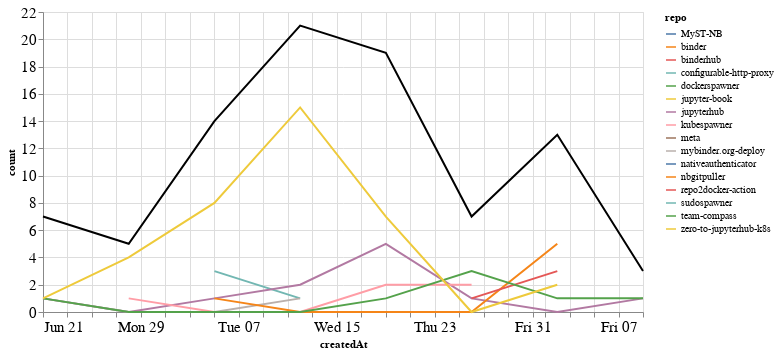

The notebook cell saved with this chart:
### Markdown cell above
## Comments

### Code cell
comments_time = comments.groupby('repo').resample('W', on='createdAt').count()['author'].reset_index()
comments_time = comments_time.rename(columns={'author': 'count'})
comments_time_total = comments_time.groupby('createdAt').agg({"count": "sum"}).reset_index()
ch1 = alt.Chart(comments_time, width=600).mark_line().encode(
    x='createdAt',
    y='count',
    color='repo',
    tooltip="repo"
)

ch2 = alt.Chart(comments_time_total, width=600).mark_line(color="black").encode(
    x='createdAt',
    y='count',
)

ch1 + ch2

### Figure 1 — Vega-Lite specification as saved in the notebook (floating-point values rounded to 4 significant figures)
{"config": {"axisLeft": {"labelFontSize": 15}, "axisBottom": {"labelFontSize": 15}}, "layer": [{"data": {"name": "data-f3108e61b1568e7e07eec33e149fcaa6"}, "mark": "line", "encoding": {"color": {"type": "nominal", "field": "repo"}, "tooltip": {"type": "nominal", "field": "repo"}, "x": {"type": "temporal", "field": "createdAt"}, "y": {"type": "quantitative", "field": "count"}}, "width": 600}, {"data": {"name": "data-14f47b9c999a420ea6efaed6efaf63e3"}, "mark": {"type": "line", "color": "black"}, "encoding": {"x": {"type": "temporal", "field": "createdAt"}, "y": {"type": "quantitative", "field": "count"}}, "width": 600}], "$schema": "https://vega.github.io/schema/vega-lite/v4.8.1.json", "datasets": {"data-f3108e61b1568e7e07eec33e149fcaa6": [{"repo": "MyST-NB", "createdAt": "2020-08-02T00:00:00", "count": 2}, {"repo": "binder", "createdAt": "2020-07-19T00:00:00", "count": 2}, {"repo": "binderhub", "createdAt": "2020-08-09T00:00:00", "count": 1}, {"repo": "configurable-http-proxy", "createdAt": "2020-07-05T00:00:00", "count": 3}, {"repo": "configurable-http-proxy", "createdAt": "2020-07-12T00:00:00", "count": 1}, {"repo": "dockerspawner", "createdAt": "2020-07-05T00:00:00", "count": 1}, {"repo": "jupyter-book", "createdAt": "2020-07-12T00:00:00", "count": 1}, {"repo": "jupyterhub", "createdAt": "2020-06-21T00:00:00", "count": 1}, {"repo": "jupyterhub", "createdAt": "2020-06-28T00:00:00", "count": 0}, {"repo": "jupyterhub", "createdAt": "2020-07-05T00:00:00", "count": 1}, {"repo": "jupyterhub", "createdAt": "2020-07-12T00:00:00", "count": 2}, {"repo": "jupyterhub", "createdAt": "2020-07-19T00:00:00", "count": 5}, {"repo": "jupyterhub", "createdAt": "2020-07-26T00:00:00", "count": 1}, {"repo": "jupyterhub", "createdAt": "2020-08-02T00:00:00", "count": 0}, {"repo": "jupyterhub", "createdAt": "2020-08-09T00:00:00", "count": 1}, {"repo": "kubespawner", "createdAt": "2020-06-28T00:00:00", "count": 1}, {"repo": "kubespawner", "createdAt": "2020-07-05T00:00:00", "count": 0}, {"repo": "kubespawner", "createdAt": "2020-07-12T00:00:00", "count": 0}, {"repo": "kubespawner", "createdAt": "2020-07-19T00:00:00", "count": 2}, {"repo": "kubespawner", "createdAt": "2020-07-26T00:00:00", "count": 2}, {"repo": "meta", "createdAt": "2020-07-19T00:00:00", "count": 2}, {"repo": "mybinder.org-deploy", "createdAt": "2020-06-21T00:00:00", "count": 1}, {"repo": "mybinder.org-deploy", "createdAt": "2020-06-28T00:00:00", "count": 0}, {"repo": "mybinder.org-deploy", "createdAt": "2020-07-05T00:00:00", "count": 0}, {"repo": "mybinder.org-deploy", "createdAt": "2020-07-12T00:00:00", "count": 1}, {"repo": "nativeauthenticator", "createdAt": "2020-07-12T00:00:00", "count": 1}, {"repo": "nbgitpuller", "createdAt": "2020-07-05T00:00:00", "count": 1}, {"repo": "nbgitpuller", "createdAt": "2020-07-12T00:00:00", "count": 0}, {"repo": "nbgitpuller", "createdAt": "2020-07-19T00:00:00", "count": 0}, {"repo": "nbgitpuller", "createdAt": "2020-07-26T00:00:00", "count": 0}, {"repo": "nbgitpuller", "createdAt": "2020-08-02T00:00:00", "count": 5}, {"repo": "repo2docker-action", "createdAt": "2020-07-26T00:00:00", "count": 1}, {"repo": "repo2docker-action", "createdAt": "2020-08-02T00:00:00", "count": 3}, {"repo": "sudospawner", "createdAt": "2020-06-21T00:00:00", "count": 3}, {"repo": "team-compass", "createdAt": "2020-06-21T00:00:00", "count": 1}, {"repo": "team-compass", "createdAt": "2020-06-28T00:00:00", "count": 0}, {"repo": "team-compass", "createdAt": "2020-07-05T00:00:00", "count": 0}, {"repo": "team-compass", "createdAt": "2020-07-12T00:00:00", "count": 0}, {"repo": "team-compass", "createdAt": "2020-07-19T00:00:00", "count": 1}, {"repo": "team-compass", "createdAt": "2020-07-26T00:00:00", "count": 3}, {"repo": "team-compass", "createdAt": "2020-08-02T00:00:00", "count": 1}, {"repo": "team-compass", "createdAt": "2020-08-09T00:00:00", "count": 1}, {"repo": "zero-to-jupyterhub-k8s", "createdAt": "2020-06-21T00:00:00", "count": 1}, {"repo": "zero-to-jupyterhub-k8s", "createdAt": "2020-06-28T00:00:00", "count": 4}, {"repo": "zero-to-jupyterhub-k8s", "createdAt": "2020-07-05T00:00:00", "count": 8}, {"repo": "zero-to-jupyterhub-k8s", "createdAt": "2020-07-12T00:00:00", "count": 15}, {"repo": "zero-to-jupyterhub-k8s", "createdAt": "2020-07-19T00:00:00", "count": 7}, {"repo": "zero-to-jupyterhub-k8s", "createdAt": "2020-07-26T00:00:00", "count": 0}, {"repo": "zero-to-jupyterhub-k8s", "createdAt": "2020-08-02T00:00:00", "count": 2}], "data-14f47b9c999a420ea6efaed6efaf63e3": [{"createdAt": "2020-06-21T00:00:00", "count": 7}, {"createdAt": "2020-06-28T00:00:00", "count": 5}, {"createdAt": "2020-07-05T00:00:00", "count": 14}, {"createdAt": "2020-07-12T00:00:00", "count": 21}, {"createdAt": "2020-07-19T00:00:00", "count": 19}, {"createdAt": "2020-07-26T00:00:00", "count": 7}, {"createdAt": "2020-08-02T00:00:00", "count": 13}, {"createdAt": "2020-08-09T00:00:00", "count": 3}]}}
